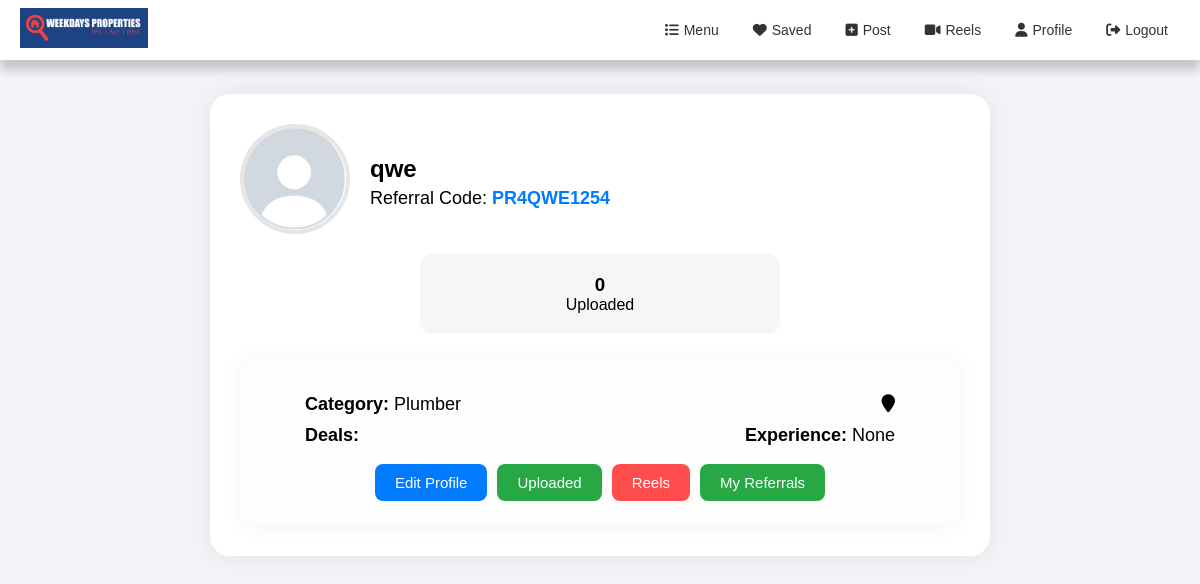
Screenshot of /profile/ (signed in) with the database file from the repository.
### prop/models.py (models this page shows, shortened)
class User(AbstractUser):
    phone = models.CharField(max_length=15, unique=True, null=True, blank=True)
    email = models.EmailField(unique=True)
    category = models.CharField(max_length=100, null=True, blank=True)
    role = models.CharField(max_length=20, choices=Role.choices, default=Role.PROFESSIONAL)
    plan_type = models.CharField(max_length=30, choices=PlanType.choices, null=True, blank=True)
    description = models.TextField(null=True, blank=True)
    location = models.CharField(max_length=255, null=True, blank=True)
    experience = models.IntegerField(null=True, blank=True)
    user_referral_code = models.CharField(max_length=50, null=True, blank=True, unique=True, help_text="This user's own unique referral code.")
    referred_by_code = models.CharField(max_length=50, null=True, blank=True, help_text="The referral code used by the user during registration.")
    deals = models.CharField(max_length=255, null=True, blank=True)
    radius = models.IntegerField(null=True, blank=True, default=5)
    profile_image_path = models.ImageField(upload_to='profile_images/', default='images/Default_profile_picture.jpeg', null=True, blank=True)
    company_logo_path = models.ImageField(upload_to='company_logos/', null=True, blank=True)
    company_wallpaper_path = models.ImageField(upload_to='company_wallpapers/', null=True, blank=True)
    company_name = models.CharField(max_length=255, null=True, blank=True)
    address = models.CharField(max_length=255, null=True, blank=True)
    logo_url = models.CharField(max_length=255, null=True, blank=True)
    click = models.BigIntegerField(default=0)
    leads = models.BigIntegerField(default=0)
    total_projects = models.IntegerField(null=True, blank=True)
    ongoing_projects = models.IntegerField(null=True, blank=True)
    completed_projects = models.IntegerField(null=True, blank=True)
    contact_number = models.CharField(max_length=15, null=True, blank=True)
    selected_duration = models.IntegerField(default=1)
    created_at = models.DateTimeField(default=timezone.now)
    updated_at = models.DateTimeField(auto_now=True)
    company_subscription_start_date = models.DateField(null=True, blank=True)
    company_subscription_end_date = models.DateField(null=True, blank=True)
    marketer_subscription_start_date = models.DateField(null=True, blank=True)
    marketer_subscription_end_date = models.DateField(null=True, blank=True)
    professionals_subscription_start_date = models.DateField(null=True, blank=True)
    professionals_subscription_end_date = models.DateField(null=True, blank=True)
    company_subscription_type = models.CharField(
        max_length=50,
        choices=CompanySubscriptionType.choices,
        null=True,
        blank=True
    )
    marketing_subscription_type = models.CharField(
        max_length=50,
        choices=MarketingSubscriptionType.choices,
        null=True,
        blank=True
    )
    professionals_subscription_type = models.CharField(
        max_length=50,
        choices=MarketingSubscriptionType.choices,
        null=True,
        blank=True
    )

### prop/views.py (the view)
# urls.py: path('profile/', views.profile , name='profile'),
@login_required
def profile(req):
    data = req.user
    count = AddPropertyModel.objects.filter(user=data).count()
    return render(req, 'profile.html', {
        "data": data,
        "upload_count": count
    })

### templates/profile.html (shortened to what this page needs)
<!DOCTYPE html>
<html lang="en">
  <head>
  </head>
  <body>
    {% include 'NavBar.html' %} <br /><br /><br />
    <div class="profile-container">
      <div class="profile-header">
        <img
          src="{{ data.profile_image_path.url }}"
          class="profile-img"
          alt="Profile"
        />
        <div class="profile-info">
          <h2>{{ data.username }}</h2>
          <p class="ref">
            Referral Code:
            <span class="ref-code">{{ data.user_referral_code }}</span>
          </p>
        </div>
      </div>
      <div class="upload-box">
        <h3>{{ upload_count }}</h3>
        <p>Uploaded</p>
      </div>
      <div class="details-card">
        <div class="row">
          <span
            ><strong>Category:</strong>
            <span id="catText">{{ data.category }}</span></span
          >
          <span class="loc">
            <i class="fa fa-map-marker"></i>
          </span>
        </div>
        <div class="row">
          <span
            ><strong>Deals:</strong>
            </span
          >
          <span
            ><strong>Experience:</strong>
            <span id="expText">{{ data.experience }}</span></span
          >
        </div>
        <div class="button-row">
          <a href="{% url 'prop:edit_profile' %}" class="btn blue"
            >Edit Profile</a
          >
          <a href="{% url 'prop:user_uploades'  %}" class="btn green"
            >Uploaded</a
          >
         <a href="{% url 'prop:all_reels'  %}" class="btn red"
            >Reels</a
          >
          <a href="{% url 'prop:referral'  %}" class="btn green"
            >My Referrals</a
          >
        </div>
      </div>
    </div>
    <br /><br />
  </body>
</html>

### static/css/navbar.css (style rules this page uses)
* { margin: 0; padding: 0; box-sizing: border-box; font-family: Arial, sans-serif; }

### templates/profile.html (style rules this page uses)
body { background: #f2f4f8; font-family: "Poppins", sans-serif; margin: 0; padding: 0; }
.profile-container { width: 65%; margin: 40px auto; background: #fff; padding: 30px; border-radius: 20px; box-shadow: 0 0 25px rgba(0, 0, 0, 0.08); }
.profile-header { display: flex; align-items: center; gap: 20px; text-align: left; margin-bottom: 20px; }
.profile-img { width: 110px; height: 110px; border-radius: 50%; object-fit: cover; border: 4px solid #e6e6e6; }
.profile-info h2 { margin: 5px 0; }
.ref { color: black; font-size: 18px; }
.ref-code { color: #007bff; font-weight: 600; }
.upload-box { padding: 20px; margin: 20px auto; width: 50%; border-radius: 12px; background: #f6f6f6; text-align: center; }
.details-card { background: #fdfdfd; padding: 25px; margin-top: 25px; border-radius: 15px; box-shadow: 0 0 20px rgba(0, 0, 0, 0.05); }
.row { display: flex; justify-content: space-between; font-size: 18px; margin: 10px 0; padding-left: 40px; padding-right: 40px; }
.button-row { margin-top: 18px; display: flex; gap: 10px; flex-wrap: wrap; justify-content: center; }
.button-row a { text-decoration: none; }
.btn { padding: 10px 20px; border-radius: 8px; border: none; color: white; cursor: pointer; font-size: 15px; }
.btn.blue { background: #007bff; }
.btn.green { background: #28a745; }
.btn.red { background: #ff4d4d; }

### rows the page displays
User: profile_image_path (placeholder picture), username "qwe", user_referral_code "PR4QWE1254", category "Plumber", experience "None"

### other values shown
{{ upload_count }} "0"
